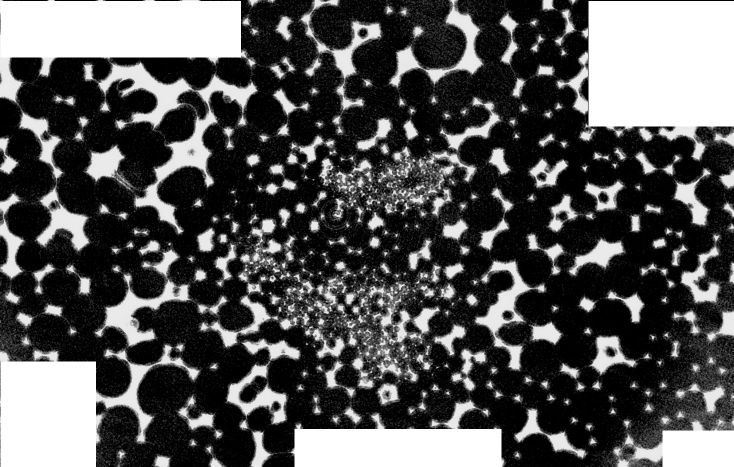
#> input picture XY_clean/Batch(1-10)/xy009.jpg, 1467 x 933 px, found by its file name (shown at 1/2 size)
$ jupyter execute Defined_Method_Tester_color.ipynb
#> lines starting #> are read from the running program, lines starting #| are printed output that depends on the picture; after the words box and inside, x2 and y2 are one past the last pixel; in counts of white or black regions, pixels touching at a corner belong together
This code is about testing and modifying the part of method2, it is a playground before the automatization part

[cell 1]
import cv2
import numpy as np
from matplotlib import pyplot as plt
from skimage.feature import peak_local_max
from skimage.segmentation import watershed
from scipy import ndimage
import pandas as pd
import os
import math
import random

#Pending 006 , 007, 008
image_path = r'XY_clean\Batch(1-10)\xy009.jpg'
image = cv2.imread(image_path, cv2.IMREAD_GRAYSCALE)
#> image is the input picture: shape (933, 1467); min 0, max 255, mean 85.4
scene_coordinate_system = -16.41414 #Variable depending of the image

#Scale the values based of the scale
height_pixels, width_pixels = image.shape[:2]
#> height_pixels = 933; width_pixels = 1467
scale_mm = 4.5 / 208  #mm x pixel
with_mm = width_pixels * scale_mm #
#> with_mm = 31.74
high_mm = height_pixels * scale_mm
#> high_mm = 20.19


print(f"Dimensiones de la imagen: {width_pixels}x{height_pixels} píxeles")
#| Dimensiones de la imagen: 1467x933 píxeles
print(f"Escala: {scale_mm:.6f} mm/px")
print(f"Dimensiones de la imagen en milímetros: {with_mm:.2f}mm x {high_mm:.2f}mm")
#| Dimensiones de la imagen en milímetros: 31.74mm x 20.19mm

Setting the variables and some operation to detect the bubbles of the images

[cell 2]
# Definir umbrales
max_area_threshold = 10000 #10000
min_area_threshold = 0    # Umbral

# 1. Suavizar la imagen para reducir ruido
blur = cv2.GaussianBlur(image, (5, 5), 0) #23,23,(<008) 5,5(blackers-009)

# 2. Binarizar usando umbral de Otsu
_, binary = cv2.threshold(blur, 0, 255, cv2.THRESH_BINARY + cv2.THRESH_OTSU)
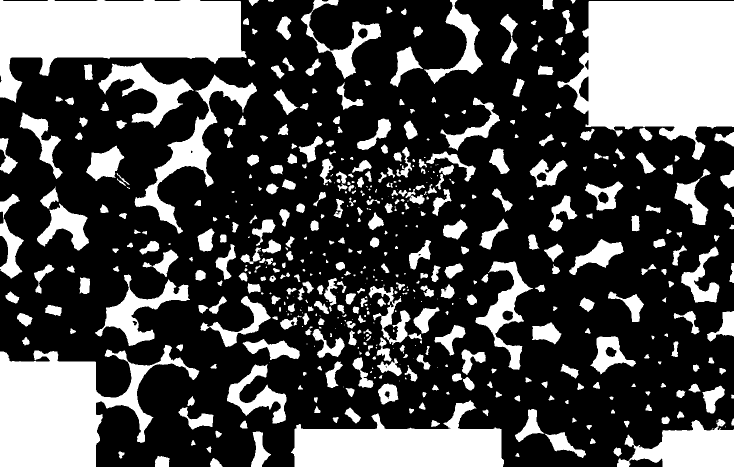
#> binary: shape (933, 1467) (shown at 1/2 size); 31% white; 549 white regions (136 under 20 px), largest, box (x1, y1, x2, y2) and area: (1115, 2, 1467, 320) 77548, (0, 0, 493, 205) 58052, (0, 690, 399, 933) 48304
binary = cv2.bitwise_not(binary)

# 3. Operaciones morfológicas para limpiar pequeñas manchas y separar un poco las burbujas
kernel = cv2.getStructuringElement(cv2.MORPH_ELLIPSE, (3,3)) # 15 15, 3,3(blackers - 009)
binary_opened = cv2.morphologyEx(binary, cv2.MORPH_OPEN, kernel, iterations=5)
#> binary_opened: shape (933, 1467); 68% white; 356 black regions (51 under 20 px), largest, box (x1, y1, x2, y2) and area: (1115, 0, 1467, 320) 79773, (0, 0, 511, 205) 59251, (0, 690, 399, 933) 48651

# 4.Transformada de distancia
dist_transform = cv2.distanceTransform(binary_opened, cv2.DIST_L2, 5)
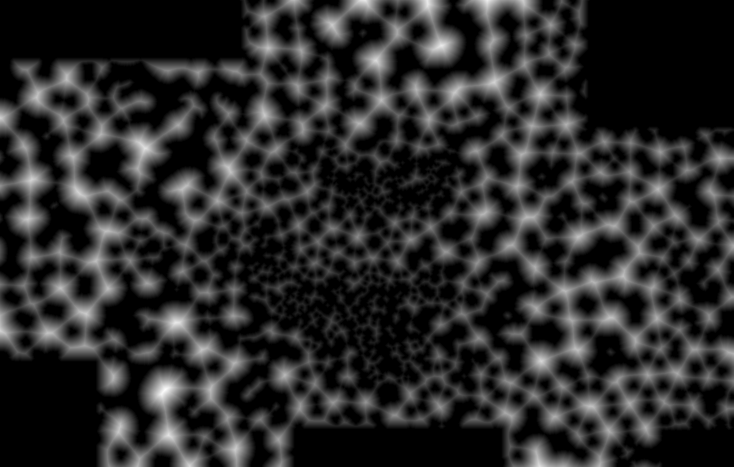
#> dist_transform: shape (933, 1467) float32 (shown at 1/2 size); min 0, max 49.78, mean 8.3; drawn with min black and max white

# 5. Encontrar los picos locales en la transformada de distancia
coordinates = peak_local_max(dist_transform, min_distance=10,threshold_abs=0.5) # 27
#> coordinates = 410 pairs, first value 21 to 904, second value 47 to 1453
local_max = np.zeros(dist_transform.shape, dtype=bool)
local_max[tuple(coordinates.T)] = True

# Etiquetar los picos para usarlos como marcadores en watershed
markers, _ = ndimage.label(local_max)

# 6.  la transformada de distancia negativa (para encontrar valles)
labels = watershed(-dist_transform, markers, mask=binary_opened)
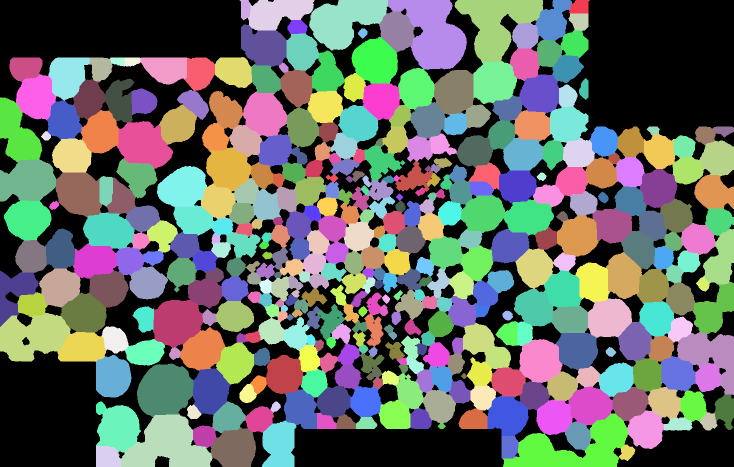
#> labels: shape (933, 1467) int32 (shown at 1/2 size); 411 distinct labels, from 0 to 410; one colour per label, 0 black

# 7.Resultado
num_labels = labels.max()
#> num_labels = 410
areas = []
valid_count = 0


for lbl in range(1, num_labels+1):
    mask = (labels == lbl).astype(np.uint8)
    area = cv2.countNonZero(mask)

    # Filtrar por área
    if min_area_threshold <= area <= max_area_threshold:
        areas.append((lbl,area))
        valid_count += 1
#> this loop made 410 passes
#> area on passes 1 to 12: 935, 689, 1139, 5689, 10025, 3851, 917, 263, 4184, 2228, 11585, 2239
#> pass 1, `mask = (labels == lbl).astype(np.uint8)`:
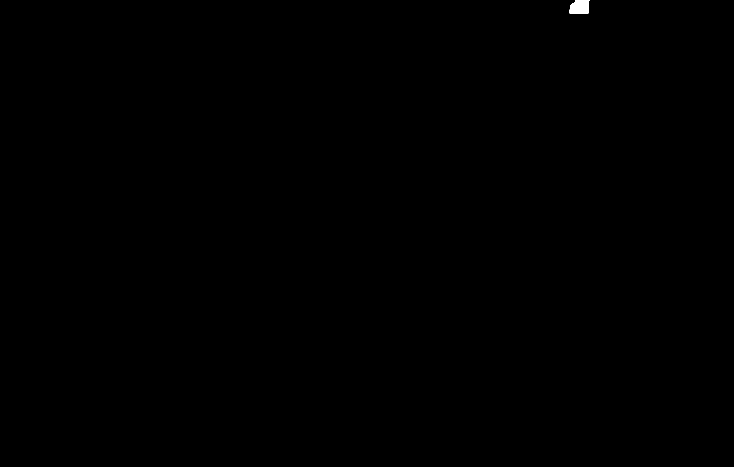
#> mask: shape (933, 1467) (shown at 1/2 size); values 0 (black) and 1 (white), 0.07% white; 1 white region, box (x1, y1, x2, y2) and area: (1138, 0, 1180, 27) 935
#> after the loop: mask: shape (933, 1467); values 0 (black) and 1 (white), 0.05% white; 1 white region, box (x1, y1, x2, y2) and area: (1237, 889, 1271, 922) 706
#> after the loop, areas = 405 pairs, first value 1 to 410, second value 90 to 9601; valid_count = 405
areas = sorted(areas,key=lambda x: x[1])
gradient_colors = np.linspace(0,255,len(areas),dtype=np.uint8)
#> gradient_colors = 405 values from 0 to 255
colored_result = np.zeros((labels.shape[0], labels.shape[1], 3), dtype=np.uint8)
#Por tamaño, patrones colores : READY
#Porcentaje de vacio, ocupado : READY
#Modificar/Obtimizar segmentacion de las burbujas agrupadas

Setting for show the part of detecting by random color and by size

[cell 3]
def get_color_by_increment(area, increment=150):
    # Determine the class (range) of the area
    class_id = area // increment  # Integer division
    random.seed(class_id)  # Ensure consistent color for the same class
    return (
        random.randint(0, 255),
        random.randint(0, 255),
        random.randint(0, 255)
    )

[cell 4]
# Create a second colored result for random coloring
random_colored_result = np.zeros((labels.shape[0], labels.shape[1], 3), dtype=np.uint8)

gradient_colors = plt.cm.viridis(np.linspace(0, 1, len(areas)))  # Use a colormap
#> gradient_colors = 405 rows, first 6: [0.267, 0.00487, 0.329, 1], [0.267, 0.00487, 0.329, 1], [0.269, 0.00961, 0.335, 1], [0.269, 0.00961, 0.335, 1], [0.27, 0.0146, 0.341, 1], [0.271, 0.0199, 0.347, 1]
classifications = []


for i, (lbl, area) in enumerate(areas):
    color = get_color_by_increment(area, increment=150)
    classifications.append({"label": lbl, "area": area, "color": color})
    colored_result[labels == lbl] = color

    # Assign a random color
    random_color = (random.randint(0, 255), random.randint(0, 255), random.randint(0, 255))
    random_colored_result[labels == lbl] = random_color
#> this loop made 405 passes
#> (lbl, area, class_id in get_color_by_increment, color, random_color) on passes 1 to 3: (355, 90, 0, (197, 215, 20), (132, 248, 207)), (109, 105, 0, (197, 215, 20), (132, 248, 207)), (97, 109, 0, (197, 215, 20), (132, 248, 207))
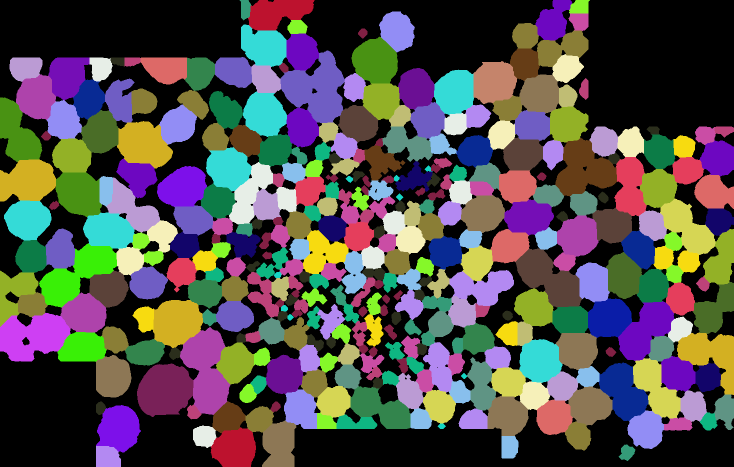
#> colored_result: shape (933, 1467, 3) (shown at 1/2 size); mean of channels 0, 1, 2 79.2, 79.4, 84; drawn as B, G, R
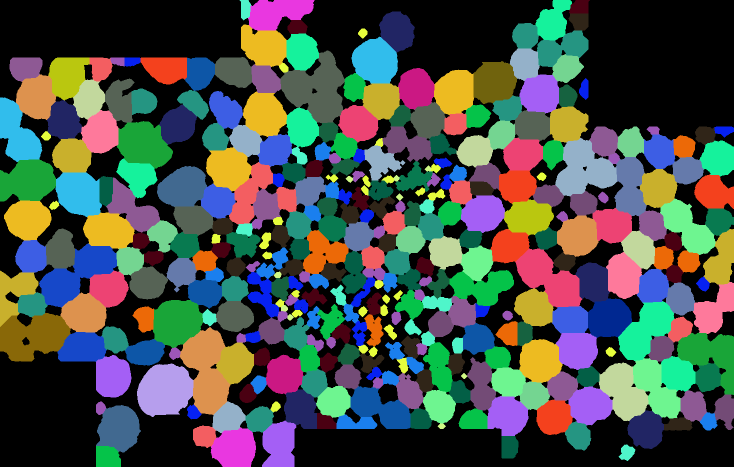
#> random_colored_result: shape (933, 1467, 3) (shown at 1/2 size); mean of channels 0, 1, 2 76.4, 81.7, 73.5; drawn as B, G, R
#> after the loop, classifications = 405 items

# Plot both images side by side
fig, axes = plt.subplots(1, 2, figsize=(24, 12))

# Image colored by size
axes[0].imshow(cv2.cvtColor(colored_result, cv2.COLOR_BGR2RGB))
axes[0].set_title(f"Burbujas detectadas (por tamaño): {valid_count}")
axes[0].axis('off')

# Image randomly colored
axes[1].imshow(cv2.cvtColor(random_colored_result, cv2.COLOR_BGR2RGB))
axes[1].set_title(f"Burbujas detectadas (colores aleatorios): {valid_count}")
axes[1].axis('off')

plt.show()
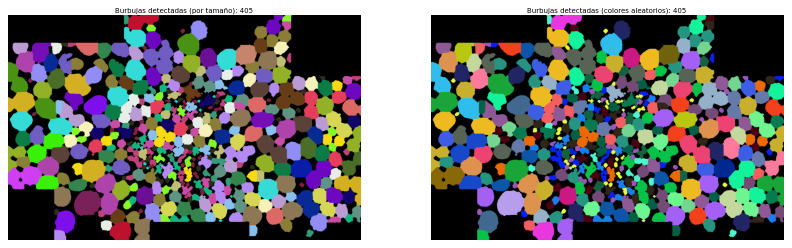
#> figure drawn by matplotlib, 2 panels

[cell 5]
for entry in classifications:
    print(f"Label: {entry['label']}, Area: {entry['area']}, Color: {entry['color']}")
#> this loop made 405 passes
#> entry on passes 1 to 3: {'label': 355, 'area': 90, 'color': (197, 215, 20)}, {'label': 109, 'area': 105, 'color': (197, 215, 20)}, {'label': 97, 'area': 109, 'color': (197, 215, 20)}
#| Label: 355, Area: 90, Color: (197, 215, 20)
#| Label: 109, Area: 105, Color: (197, 215, 20)
#| Label: 97, Area: 109, Color: (197, 215, 20)
#| Label: 290, Area: 111, Color: (197, 215, 20)
#| Label: 137, Area: 120, Color: (197, 215, 20)
#| Label: 399, Area: 127, Color: (197, 215, 20)
#| Label: 112, Area: 128, Color: (197, 215, 20)
#| Label: 275, Area: 145, Color: (197, 215, 20)
#> (further printed lines are left out)

Testing with more stricted when the values is superior to 40% in the final result with almost 1000 area plus

[cell 6]
# Calcular total de píxeles en la imagen
total_pixels = binary_opened.size  # Total de píxeles en la imagen
#> total_pixels = 1368711

# Contar píxeles pintados (foreground) usando la imagen binaria
painted_pixels = np.count_nonzero(binary_opened)
#> painted_pixels = 930632

# Calcular píxeles no pintados (background)
unpainted_pixels = total_pixels - painted_pixels
#> unpainted_pixels = 438079

# Calcular porcentaje de píxeles no pintados
unpainted_percentage = (unpainted_pixels / total_pixels) * 100
#> unpainted_percentage = 32.01
unpainted_percentage_adjust  = unpainted_percentage - 15.35
#> unpainted_percentage_adjust = 16.66

print(f"Porcentaje no pintado: {unpainted_percentage_adjust:.2f}%")
#[40%] minimo 61.75%maximo - No pintado, Ignorar igual < 18% -[21], Then 21% < Acceptable < 40% (Margen of 15.35 less due the noise)

[cell 7]
import cv2
import numpy as np
from matplotlib import pyplot as plt
from scipy import ndimage
from skimage.segmentation import watershed
from skimage.feature import peak_local_max

image_path = r'XY_clean\Batch(81-90)\xy082.jpg'
image = cv2.imread(image_path, cv2.IMREAD_GRAYSCALE)
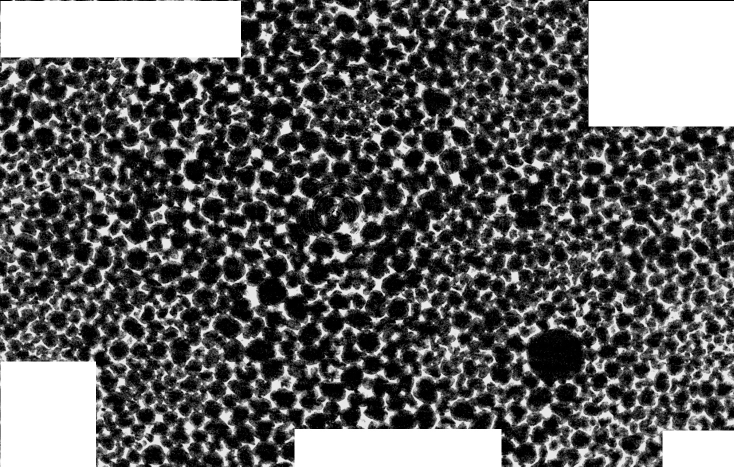
#> input picture XY_clean/Batch(81-90)/xy082.jpg, 1467 x 933 px, found by its file name (shown at 1/2 size)
#> image is the input picture: shape (933, 1467); min 0, max 255, mean 97.5

# Definir umbrales
max_area_threshold = 11000  # Maximum area for filtering
min_area_threshold = 0      # Minimum area for filtering

# 1. Suavizar la imagen para reducir ruido
blur = cv2.GaussianBlur(image, (9, 9), 0)  # Adjust kernel size and sigma to control smoothing
#This part can be for the first part 0-10
use_otsu = False  # Set to False if you want to configure manual thresholds
if use_otsu:
    _, binary = cv2.threshold(blur, 0, 255, cv2.THRESH_BINARY + cv2.THRESH_OTSU)
else:
    manual_threshold = 160  # Adjust this value for manual thresholding
    _, binary = cv2.threshold(blur, manual_threshold, 255, cv2.THRESH_BINARY)
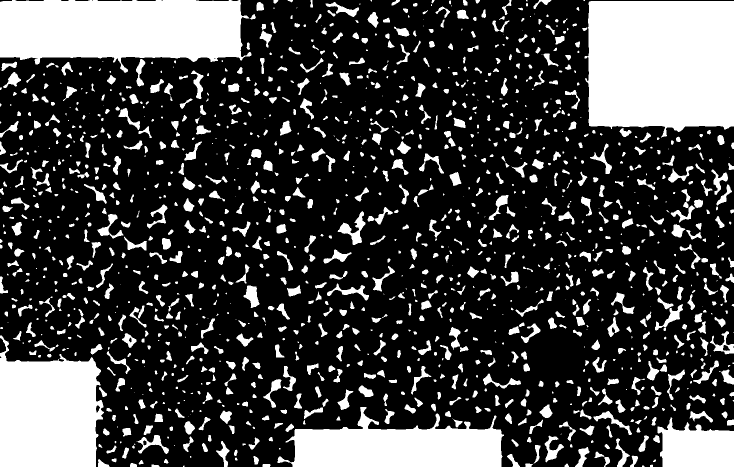
#> binary: shape (933, 1467) (shown at 1/2 size); 25.6% white; 1410 white regions (335 under 20 px), largest, box (x1, y1, x2, y2) and area: (1169, 2, 1467, 275) 73140, (0, 0, 503, 146) 55683, (0, 671, 208, 933) 41617

binary = cv2.bitwise_not(binary)  # Optional: Invert binary (if needed)

# Display the binary image
plt.figure(figsize=(12, 6))
plt.subplot(1, 2, 1)
plt.imshow(binary, cmap='gray')
plt.title("Binary Image")
plt.axis('off')

# 3. Operaciones morfológicas para limpiar pequeñas manchas y separar un poco las burbujas
kernel = cv2.getStructuringElement(cv2.MORPH_ELLIPSE, (3, 3))  # Adjust kernel size
binary_opened = cv2.morphologyEx(binary, cv2.MORPH_OPEN, kernel, iterations=5)
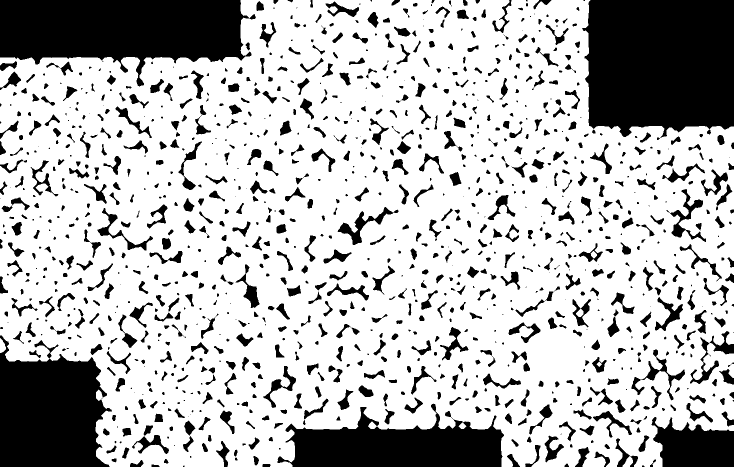
#> binary_opened: shape (933, 1467) (shown at 1/2 size); 73.6% white; 1133 black regions (269 under 20 px), largest, box (x1, y1, x2, y2) and area: (1164, 0, 1467, 280) 74385, (0, 0, 512, 173) 57283, (0, 671, 224, 933) 42918

# Display the morphologically opened binary image
plt.subplot(1, 2, 2)
plt.imshow(image, cmap='gray')
plt.title("Binary Image After Morphological Opening")
plt.axis('off')
plt.show()
